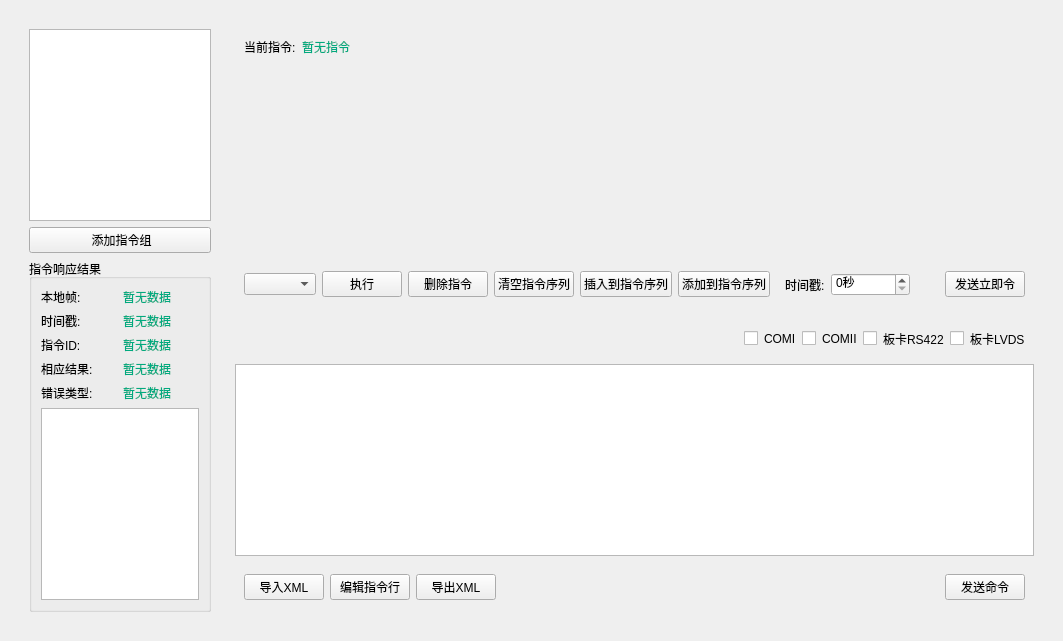
      <widget class="QWidget" name="page_3">
       <layout class="QHBoxLayout" name="horizontalLayout_33">
        <item>
         <widget class="QWidget" name="widget_15" native="true">
          <layout class="QHBoxLayout" name="horizontalLayout_28" stretch="0,1">
           <item>
            <widget class="QWidget" name="widget_16" native="true">
             <property name="sizePolicy">
              <sizepolicy hsizetype="Preferred" vsizetype="Preferred">
               <horstretch>0</horstretch>
               <verstretch>0</verstretch>
              </sizepolicy>
             </property>
             <property name="maximumSize">
              <size>
               <width>200</width>
               <height>16777215</height>
              </size>
             </property>
             <layout class="QVBoxLayout" name="verticalLayout_20" stretch="1,0,0">
              <item>
               <widget class="QListWidget" name="listWidget_2">
                <property name="styleSheet">
                 <string notr="true"/>
                </property>
               </widget>
              </item>
              <item>
               <widget class="QPushButton" name="pushButton_import_com_xml">
                <property name="text">
                 <string> 添加指令组</string>
                </property>
               </widget>
              </item>
              <item>
               <widget class="QGroupBox" name="groupBox_14">
                <property name="minimumSize">
                 <size>
                  <width>0</width>
                  <height>100</height>
                 </size>
                </property>
                <property name="title">
                 <string>指令响应结果</string>
                </property>
                <layout class="QGridLayout" name="gridLayout">
                 <item row="0" column="0">
                  <widget class="QLabel" name="label_21">
                   <property name="text">
                    <string>本地帧:</string>
                   </property>
                  </widget>
                 </item>
                 <item row="0" column="1">
                  <widget class="QLabel" name="lb_local_count">
                   <property name="styleSheet">
                    <string notr="true">color: rgb(0, 170, 127);</string>
                   </property>
                   <property name="text">
                    <string>暂无数据</string>
                   </property>
                  </widget>
                 </item>
                 <item row="1" column="0">
                  <widget class="QLabel" name="label_31">
                   <property name="text">
                    <string>时间戳:</string>
                   </property>
                  </widget>
                 </item>
                 <item row="1" column="1">
                  <widget class="QLabel" name="lb_time">
                   <property name="styleSheet">
                    <string notr="true">color: rgb(0, 170, 127);</string>
                   </property>
                   <property name="text">
                    <string>暂无数据</string>
                   </property>
                  </widget>
                 </item>
                 <item row="2" column="0">
                  <widget class="QLabel" name="label_33">
                   <property name="text">
                    <string>指令ID:</string>
                   </property>
                  </widget>
                 </item>
                 <item row="2" column="1">
                  <widget class="QLabel" name="lb_cmd_id">
                   <property name="styleSheet">
                    <string notr="true">color: rgb(0, 170, 127);</string>
                   </property>
                   <property name="text">
                    <string>暂无数据</string>
                   </property>
                  </widget>
                 </item>
                 <item row="3" column="0">
                  <widget class="QLabel" name="label_39">
                   <property name="text">
                    <string>相应结果:</string>
                   </property>
                  </widget>
                 </item>
                 <item row="3" column="1">
                  <widget class="QLabel" name="lb_result">
                   <property name="styleSheet">
                    <string notr="true">color: rgb(0, 170, 127);</string>
                   </property>
                   <property name="text">
                    <string>暂无数据</string>
                   </property>
                  </widget>
                 </item>
                 <item row="4" column="0">
                  <widget class="QLabel" name="label_40">
                   <property name="text">
                    <string>错误类型:</string>
                   </property>
                  </widget>
                 </item>
                 <item row="4" column="1">
                  <widget class="QLabel" name="lb_error_type">
                   <property name="styleSheet">
                    <string notr="true">color: rgb(0, 170, 127);</string>
                   </property>
                   <property name="text">
                    <string>暂无数据</string>
                   </property>
                  </widget>
                 </item>
                 <item row="5" column="0" colspan="2">
                  <widget class="QTextEdit" name="te_response_result"/>
                 </item>
                </layout>
               </widget>
              </item>
             </layout>
            </widget>
           </item>
           <item>
            <widget class="QWidget" name="widget_17" native="true">
             <layout class="QVBoxLayout" name="verticalLayout_21">
              <item>
               <widget class="QWidget" name="widget_18" native="true">
                <layout class="QHBoxLayout" name="horizontalLayout_29" stretch="0,1">
                 <item>
                  <widget class="QLabel" name="label_41">
                   <property name="text">
                    <string>当前指令:</string>
                   </property>
                  </widget>
                 </item>
                 <item>
                  <widget class="QLabel" name="lb_current_cmd_name">
                   <property name="styleSheet">
                    <string notr="true">color: rgb(0, 170, 127);</string>
                   </property>
                   <property name="text">
                    <string>暂无指令</string>
                   </property>
                  </widget>
                 </item>
                </layout>
               </widget>
              </item>
              <item>
               <widget class="QStackedWidget" name="stackedWidget_com">
                <property name="currentIndex">
                 <number>0</number>
                </property>
                <widget class="QWidget" name="page_5"/>
               </widget>
              </item>
              <item>
               <widget class="QWidget" name="widget_19" native="true">
                <property name="minimumSize">
                 <size>
                  <width>0</width>
                  <height>50</height>
                 </size>
                </property>
                <layout class="QHBoxLayout" name="horizontalLayout_3">
                 <item>
                  <widget class="QComboBox" name="comboBox_cardCom"/>
                 </item>
                 <item>
                  <widget class="QPushButton" name="pushButton_sendCardCom">
                   <property name="text">
                    <string>执行</string>
                   </property>
                  </widget>
                 </item>
                 <item>
                  <widget class="QPushButton" name="pb_del_cmd">
                   <property name="text">
                    <string>删除指令</string>
                   </property>
                  </widget>
                 </item>
                 <item>
                  <widget class="QPushButton" name="pb_clear_cmd">
                   <property name="text">
                    <string>清空指令序列</string>
                   </property>
                  </widget>
                 </item>
                 <item>
                  <widget class="QPushButton" name="pb_insert_cmd">
                   <property name="text">
                    <string>插入到指令序列</string>
                   </property>
                  </widget>
                 </item>
                 <item>
                  <widget class="QPushButton" name="pb_add_cmd">
                   <property name="text">
                    <string>添加到指令序列</string>
                   </property>
                  </widget>
                 </item>
                 <item>
                  <widget class="QWidget" name="widget_20" native="true">
                   <property name="minimumSize">
                    <size>
                     <width>100</width>
                     <height>0</height>
                    </size>
                   </property>
                   <layout class="QHBoxLayout" name="horizontalLayout_31">
                    <item>
                     <widget class="QLabel" name="label_42">
                      <property name="text">
                       <string>时间戳:</string>
                      </property>
                     </widget>
                    </item>
                    <item>
                     <widget class="QSpinBox" name="spinBox">
                      <property name="suffix">
                       <string>秒</string>
                      </property>
                      <property name="maximum">
                       <number>1000000000</number>
                      </property>
                     </widget>
                    </item>
                   </layout>
                  </widget>
                 </item>
                 <item>
                  <spacer name="horizontalSpacer_15">
                   <property name="orientation">
                    <enum>Qt::Horizontal</enum>
                   </property>
                   <property name="sizeHint" stdset="0">
                    <size>
                     <width>20</width>
                     <height>17</height>
                    </size>
                   </property>
                  </spacer>
                 </item>
                 <item>
                  <widget class="QPushButton" name="pb_send_cmd_immediately">
                   <property name="text">
                    <string>发送立即令</string>
                   </property>
                  </widget>
                 </item>
                </layout>
               </widget>
              </item>
              <item>
               <widget class="QWidget" name="widget_14" native="true">
                <layout class="QHBoxLayout" name="horizontalLayout_34">
                 <item>
                  <spacer name="horizontalSpacer_17">
                   <property name="orientation">
                    <enum>Qt::Horizontal</enum>
                   </property>
                   <property name="sizeHint" stdset="0">
                    <size>
                     <width>40</width>
                     <height>20</height>
                    </size>
                   </property>
                  </spacer>
                 </item>
                 <item>
                  <widget class="QCheckBox" name="checkBox_COMI">
                   <property name="text">
                    <string/>
                   </property>
                  </widget>
                 </item>
                 <item>
                  <widget class="QLabel" name="label_52">
                   <property name="text">
                    <string>COMI</string>
                   </property>
                  </widget>
                 </item>
                 <item>
                  <widget class="QCheckBox" name="checkBox_COMII">
                   <property name="text">
                    <string/>
                   </property>
                  </widget>
                 </item>
                 <item>
                  <widget class="QLabel" name="label_53">
                   <property name="text">
                    <string>COMII</string>
                   </property>
                  </widget>
                 </item>
                 <item>
                  <widget class="QCheckBox" name="checkBox_CARDRS422">
                   <property name="text">
                    <string/>
                   </property>
                  </widget>
                 </item>
                 <item>
                  <widget class="QLabel" name="label_54">
                   <property name="text">
                    <string>板卡RS422</string>
                   </property>
                  </widget>
                 </item>
                 <item>
                  <widget class="QCheckBox" name="checkBox_CARDLVDS">
                   <property name="text">
                    <string/>
                   </property>
                  </widget>
                 </item>
                 <item>
                  <widget class="QLabel" name="label_55">
                   <property name="text">
                    <string>板卡LVDS</string>
                   </property>
                  </widget>
                 </item>
                </layout>
               </widget>
              </item>
              <item>
               <widget class="QTableWidget" name="tableWidget_cmd_immediately"/>
              </item>
              <item>
               <widget class="QWidget" name="widget_21" native="true">
                <property name="minimumSize">
                 <size>
                  <width>0</width>
                  <height>50</height>
                 </size>
                </property>
                <layout class="QHBoxLayout" name="horizontalLayout_32">
                 <item>
                  <widget class="QPushButton" name="pb_import_xml">
                   <property name="text">
                    <string>导入XML</string>
                   </property>
                  </widget>
                 </item>
                 <item>
                  <widget class="QPushButton" name="pushButton_editPara">
                   <property name="text">
                    <string>编辑指令行</string>
                   </property>
                  </widget>
                 </item>
                 <item>
                  <widget class="QPushButton" name="pb_export_xml">
                   <property name="text">
                    <string>导出XML</string>
                   </property>
                  </widget>
                 </item>
                 <item>
                  <spacer name="horizontalSpacer_16">
                   <property name="orientation">
                    <enum>Qt::Horizontal</enum>
                   </property>
                   <property name="sizeHint" stdset="0">
                    <size>
                     <width>388</width>
                     <height>20</height>
                    </size>
                   </property>
                  </spacer>
                 </item>
                 <item>
                  <widget class="QPushButton" name="pb_send_cmd">
                   <property name="text">
                    <string>发送命令</string>
                   </property>
                  </widget>
                 </item>
                </layout>
               </widget>
              </item>
             </layout>
            </widget>
           </item>
          </layout>
         </widget>
        </item>
       </layout>
      </widget>
